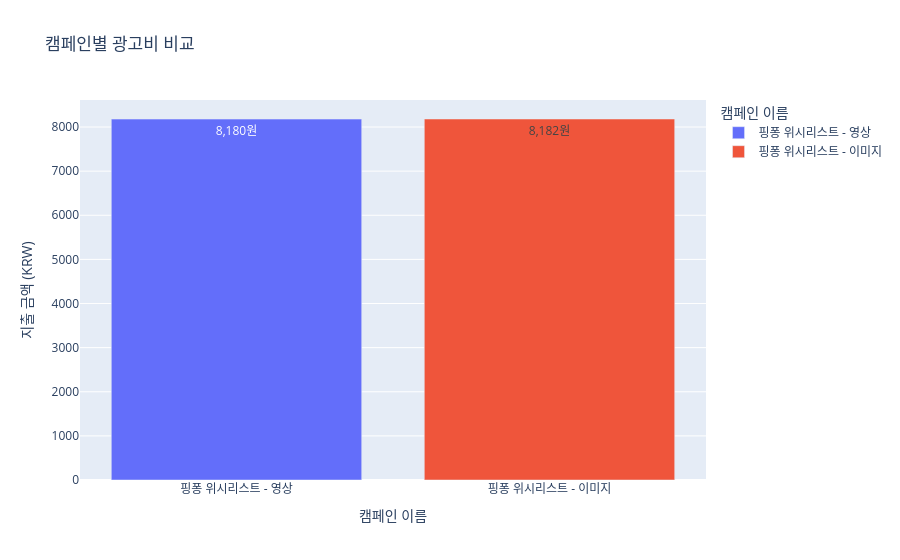

Source (notebook cell):
### Code cell
fig = px.bar(
    campaign,
    x="캠페인 이름",
    y="지출 금액 (KRW)",
    color="캠페인 이름",
    text_auto=True,
    title="캠페인별 광고비 비교"
)

fig.update_traces(texttemplate="%{y:,.0f}원")

fig.show()

# 1개의 캠페인 세팅 > 2개의 광고 그룹 > 각 광고 그룹별 2개씩 광고 소재 : 전체예산을 모두 동일하게 = 총 예산 집행 방식
# 18,000원 선충전 방식(18,000원 안에 부가세 포함 = 16,362원 + 1638원) 
# 만약, 광고 캠페인 집행 결제 방식(카드 결제 방식 = 18,000원 + 부가세 별도)

### Figure 1 — Plotly figure (JSON) as saved in the notebook; plotly's stock layout.template omitted (floating-point values rounded to 4 significant figures)
{"data": [{"hovertemplate": "캠페인 이름=%{x}<br>지출 금액 (KRW)=%{y}<extra></extra>", "legendgroup": "핑퐁 위시리스트 - 영상", "marker": {"color": "#636efa", "pattern": {"shape": ""}}, "name": "핑퐁 위시리스트 - 영상", "orientation": "v", "showlegend": true, "textposition": "auto", "texttemplate": "%{y:,.0f}원", "type": "bar", "x": ["핑퐁 위시리스트 - 영상"], "xaxis": "x", "y": [8180], "yaxis": "y"}, {"hovertemplate": "캠페인 이름=%{x}<br>지출 금액 (KRW)=%{y}<extra></extra>", "legendgroup": "핑퐁 위시리스트 - 이미지", "marker": {"color": "#EF553B", "pattern": {"shape": ""}}, "name": "핑퐁 위시리스트 - 이미지", "orientation": "v", "showlegend": true, "textposition": "auto", "texttemplate": "%{y:,.0f}원", "type": "bar", "x": ["핑퐁 위시리스트 - 이미지"], "xaxis": "x", "y": [8182], "yaxis": "y"}], "layout": {"barmode": "relative", "legend": {"title": {"text": "캠페인 이름"}, "tracegroupgap": 0}, "title": {"text": "캠페인별 광고비 비교"}, "xaxis": {"anchor": "y", "categoryarray": ["핑퐁 위시리스트 - 영상", "핑퐁 위시리스트 - 이미지"], "categoryorder": "array", "domain": [0, 1], "title": {"text": "캠페인 이름"}}, "yaxis": {"anchor": "x", "domain": [0, 1], "title": {"text": "지출 금액 (KRW)"}}}}
